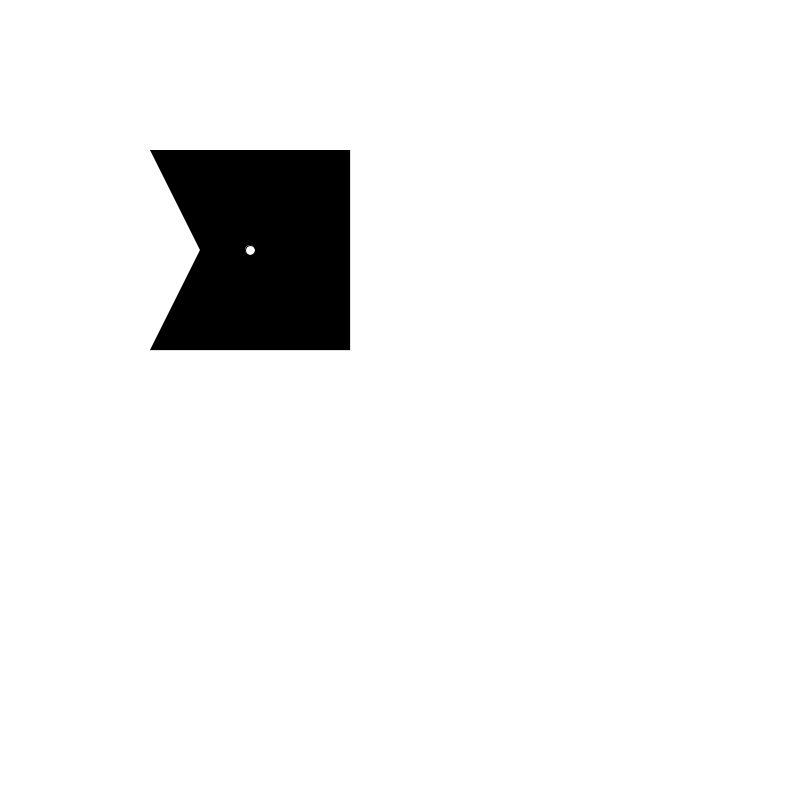
Frame 1 (no input)
Frame 60 (the mouse pressed at the canvas centre just before this capture): identical to frame 1, image omitted
Frame 120 (the mouse held since frame 60 and released just before this capture): identical to frame 1, image omitted

The Processing sketch that drew this single still picture (run headless with seeded random() and noise(); from frame 60 on, the mouse is pressed at the canvas centre):

// Processing sketch: Puslespil_Processing
// ── Puslespil_Processing.pde

ArrayList<Piece> pieceList;

boolean pieceLocked = false;
Piece helperP;
float xOffset;
float yOffset;

int c;

void setup(){
  size(800,800);
  background(255);
  c = 500/2;
  
  pieceList = new ArrayList<Piece>();
  
  //p1.setVertex(1, 10, 10);
  
  
  // Create a piece
  // Vertices for the piece (x,y) pairs
  float[] v1 = {-100, -100, 100, -100, 100, 100, -100, 100, -50, 0, -100, -100};
  Piece p1 = new Piece(this, 250, 250, v1);
  
  float[] v2 = {-100, -100, 100, -100, 150, 0, 100, 100, -100, 100, -100, -100};
  Piece p2 = new Piece(this, 500, 500, v2);
  
  float[] v3 = {0, 0, 100, 0, 100, 100, 0, 100, 0,0};
  Piece p3 = new Piece(this, 250, 500, v3);
  
  pieceList.add(p1);
  //pieceList.add(p2);
  //pieceList.add(p3);
  
}

void draw(){
  background(255);
  stroke(0);
  //ellipse(mouseX, mouseY, 100, 100);
  
  //stroke(255,0,0);
  //fill(0);

  for(Piece p : pieceList){
    p.display();
  }
}

// Might wanna create class bound onClick, onDragged and onReleased functions!
void mousePressed() {
  for(Piece p : pieceList){
    if(p.overPiece && helperP == null){
      //println("over");
      
      helperP = p;
      
      helperP.pieceLocked = true;
      xOffset = mouseX-p.center_x;
      yOffset = mouseY-p.center_y;
      helperP.shape.setFill(color(255,0,0));
      //helperP.shape.rotate(0.1);
    }
  }
}

void mouseDragged() {
  //println("drag");
  if(helperP != null) {
    helperP.center_x = mouseX - xOffset;
    helperP.center_y = mouseY - yOffset;
    helperP.init();
    helperP.shape.setFill(color(255,0,0));
  }
}

void mouseReleased() {
  if(helperP != null) {
    helperP.pieceLocked = false;
    helperP = null;
  }
}

void mouseWheel(MouseEvent event) {
  // Restrain zoom
  //println(event.getCount());
  if(helperP != null) {
    //helperP.rotate(event.getCount());
  }
}

// ── Piece.pde
class Piece {
  // Some variables
  float center_x;
  float center_y;
  float[] vertices;
  PShape shape;
  
  int rotationDirection = 0;
  
  boolean overPiece = false;
  boolean pieceLocked = false;
  
  float xOffset;
  float yOffset;
  
  PApplet context;
  
  // A constructor
  Piece(PApplet P5, int cx, int cy, float[] v){
    this.center_x = cx;
    this.center_y = cy;
    this.vertices = v;
    
    this.context = P5;
    
    init();
  }
  
  
  
  void init(){
    
    shape = createShape();
    shape.setStroke(color(0,0,0));
    shape.setFill(0);
    
    shape.beginShape();
    shape.strokeWeight(0);
        for (int i = 0; i < vertices.length; i+=2) {
          shape.vertex(center_x + vertices[i], center_y + vertices[i+1]);
          //println("x: " + vertices[i] + ", y: " + vertices[i+1]);
        }
    shape.endShape();
  }
  
  void updateVertices(){
    int count = 0;
    for(int i = 0; i < shape.getVertexCount(); i++){
      println(shape.getVertex(i));
      //PVector vec = shape.getVertex(i);
      shape.setVertex(i, center_x + vertices[count], center_y + vertices[count+1]);
      count += 2;
    }
  }
  
  void rotate(int dir) {
    // xangle = (c.x + cos(body.getAngle()) * move_len) - c.x; 
    // yangle = (c.y - sin(body.getAngle()) * move_len) - c.y;
    //shape = createShape();
    //shape.setStroke(color(0,0,0));
    //shape.setFill(0);
    
    // In degrees
    rotationDirection += 90 * dir;
    println(radians((center_x + cos(rotationDirection) * vertices[0])));
    
    
    shape = createShape();
    shape.beginShape();
    //shape.strokeWeight(0);
    for (int i = 0; i < vertices.length; i+=2) {
      shape.vertex(center_x + cos(radians(rotationDirection)) * vertices[i], 
                   center_y - sin(radians(rotationDirection)) * vertices[i+1]);
    } 
    shape.endShape();
  }
  
  PShape getShape() {
    return shape;
  }

  // Display the shape!
  void display() {
    // Test if the cursor is over the box 
    //println((shape.getWidth()-center_x) + " " + (shape.getHeight()-center_y));
    /*
    if (mouseX > center_x-(shape.getWidth()-center_x) && mouseX < center_x+(shape.getWidth()-center_x) && 
        mouseY > center_y-(shape.getHeight()-center_y) && mouseY < center_y+(shape.getHeight()-center_y)) {
      overPiece = true;  
      if(!pieceLocked) { 
         //stroke(255); 
         shape.setFill(153);
         //fill(color(255,255,255));
         //println("inside");
         xOffset = mouseX-center_x;
         yOffset = mouseY-center_y;
         fill(color(255,255,255));
      } 
    } else {
      overPiece = false;
      //println("not inside");
      fill(color(255,0,0));
      shape.setFill(0);
    }
    */
    shape(shape);
    ellipse(center_x,center_y,10,10);
  }
  
  
}
